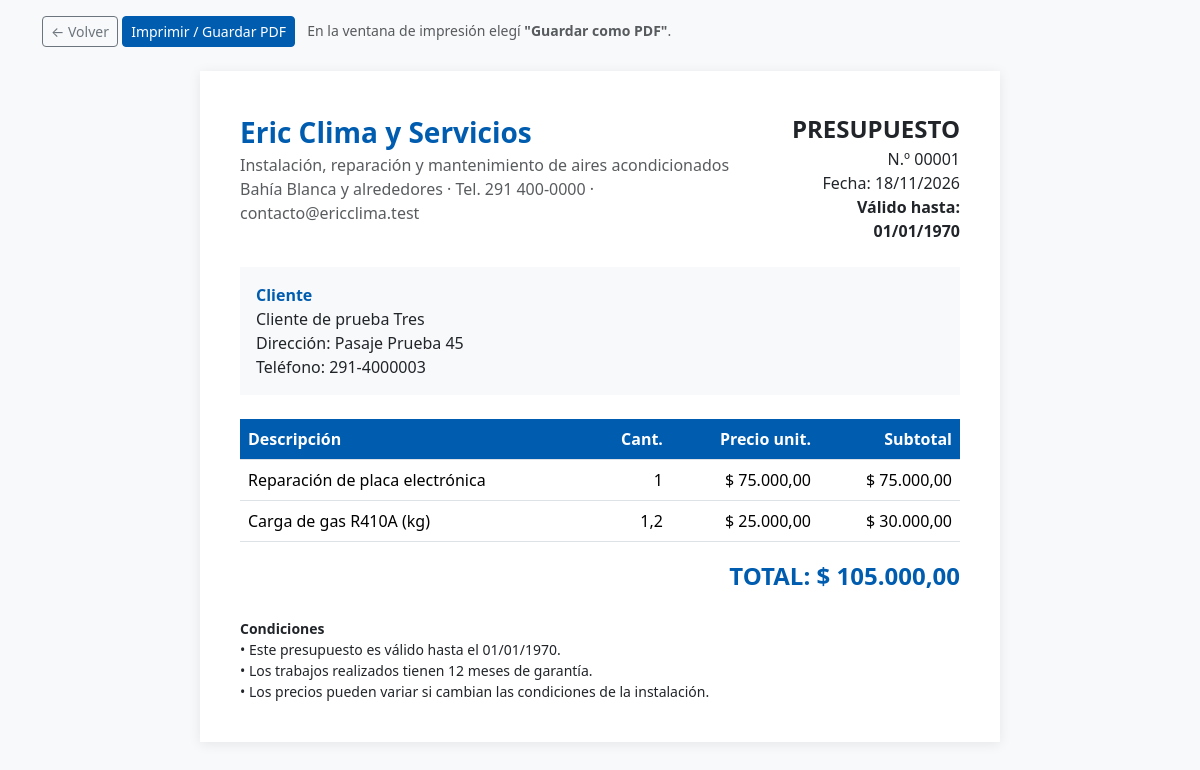
Page /admin/presupuesto.php?id=1 (signed in) on the committed database.
### tables this page shows
CREATE TABLE presupuestos (
    id          INT AUTO_INCREMENT PRIMARY KEY,
    cliente_id  INT NOT NULL,
    fecha       DATE NOT NULL,
    vence       DATE NULL,
    total       DECIMAL(12,2) NOT NULL DEFAULT 0,
    estado      ENUM('pendiente','aceptado','rechazado','vencido') NOT NULL DEFAULT 'pendiente',
    CONSTRAINT fk_presupuestos_cliente FOREIGN KEY (cliente_id) REFERENCES clientes(id) ON DELETE RESTRICT
);

CREATE TABLE clientes (
    id          INT AUTO_INCREMENT PRIMARY KEY,
    nombre      VARCHAR(120) NOT NULL,
    telefono    VARCHAR(30)  NOT NULL,
    email       VARCHAR(120) NULL,
    direccion   VARCHAR(150) NOT NULL,
    localidad   VARCHAR(80)  NOT NULL DEFAULT 'Bahía Blanca',
    activo      TINYINT(1) NOT NULL DEFAULT 1,
    fecha_alta  DATETIME NOT NULL DEFAULT CURRENT_TIMESTAMP,
    INDEX idx_clientes_nombre (nombre),
    INDEX idx_clientes_telefono (telefono)
);

CREATE TABLE presupuesto_items (
    id               INT AUTO_INCREMENT PRIMARY KEY,
    presupuesto_id   INT NOT NULL,
    descripcion      VARCHAR(150) NOT NULL,
    cantidad         DECIMAL(10,2) NOT NULL DEFAULT 1,
    precio_unitario  DECIMAL(12,2) NOT NULL,
    CONSTRAINT fk_items_presupuesto FOREIGN KEY (presupuesto_id) REFERENCES presupuestos(id) ON DELETE CASCADE
);

### web/app/config.php (called while the page is built, shortened)
<?php
function db(): PDO
{
    static $pdo = null;
    if ($pdo === null) {
        $pdo = new PDO(
            'mysql:host=' . DB_HOST . ';dbname=' . DB_NAME . ';charset=utf8mb4',
            DB_USER,
            DB_PASS,
            [
                PDO::ATTR_ERRMODE            => PDO::ERRMODE_EXCEPTION,
                PDO::ATTR_DEFAULT_FETCH_MODE => PDO::FETCH_ASSOC,
                PDO::ATTR_EMULATE_PREPARES   => false,
            ]
        );
    }
    return $pdo;
}
function e($texto): string
{
    return htmlspecialchars((string)$texto, ENT_QUOTES, 'UTF-8');
}

### web/admin/presupuesto.php (the view, shortened to what this page needs)
<?php
$id = (int)($_GET['id'] ?? 0);
$st = db()->prepare(
    'SELECT p.*, c.nombre, c.direccion, c.telefono FROM presupuestos p
     JOIN clientes c ON c.id = p.cliente_id WHERE p.id = ?');
$st->execute([$id]);
$p = $st->fetch();
$st = db()->prepare('SELECT * FROM presupuesto_items WHERE presupuesto_id = ? ORDER BY id');
$st->execute([$id]);
$items = $st->fetchAll();
$numero = str_pad($p['id'], 5, '0', STR_PAD_LEFT);
$fecha  = fn($f) => date('d/m/Y', strtotime($f));
$plata  = fn($n) => '$ ' . number_format((float)$n, 2, ',', '.');
?>
<!doctype html>
<html lang="es">
<head>
    <link href="https://cdn.jsdelivr.net/npm/bootstrap@5.3.3/dist/css/bootstrap.min.css" rel="stylesheet">
    <link href="../assets/css/estilos.css" rel="stylesheet">
</head>
<body class="bg-light">
<div class="container no-imprimir pt-3">
    <a class="btn btn-outline-secondary btn-sm" href="presupuestos.php">← Volver</a>
    <button class="btn btn-marca btn-sm" onclick="window.print()">Imprimir / Guardar PDF</button>
    <span class="text-muted small ms-2">En la ventana de impresión elegí <b>"Guardar como PDF"</b>.</span>
</div>
<div class="hoja">
    <div class="d-flex justify-content-between">
        <div>
            <div class="fs-3 fw-bold marca"><?= e(EMPRESA) ?></div>
            <div class="text-muted">Instalación, reparación y mantenimiento de aires acondicionados</div>
            <div class="text-muted"><?= e(ZONA) ?> · Tel. <?= e(TELEFONO) ?> · <?= e(EMAIL) ?></div>
        </div>
        <div class="text-end">
            <div class="fs-4 fw-bold">PRESUPUESTO</div>
            <div>N.º <?= $numero ?></div>
            <div>Fecha: <?= $fecha($p['fecha']) ?></div>
            <div class="fw-bold">Válido hasta: <?= $fecha($p['vence']) ?></div>
        </div>
    </div>
    <div class="bg-body-tertiary p-3 my-4">
        <div class="fw-bold marca">Cliente</div>
        <div><?= e($p['nombre']) ?></div>
        <div>Dirección: <?= e($p['direccion']) ?></div>
        <div>Teléfono: <?= e($p['telefono']) ?></div>
    </div>
    <table class="table tabla-items">
        <thead><tr><th>Descripción</th><th class="text-end">Cant.</th><th class="text-end">Precio unit.</th><th class="text-end">Subtotal</th></tr></thead>
        <tbody>
        <?php foreach ($items as $i): ?>
            <tr>
                <td><?= e($i['descripcion']) ?></td>
                <td class="text-end"><?= rtrim(rtrim(number_format((float)$i['cantidad'], 2, ',', '.'), '0'), ',') ?></td>
                <td class="text-end"><?= $plata($i['precio_unitario']) ?></td>
                <td class="text-end"><?= $plata($i['cantidad'] * $i['precio_unitario']) ?></td>
            </tr>
        <?php endforeach; ?>
        </tbody>
    </table>
    <div class="text-end fs-4 fw-bold marca">TOTAL: <?= $plata($p['total']) ?></div>
    <div class="mt-4 small">
        <div class="fw-bold">Condiciones</div>
        <div>• Este presupuesto es válido hasta el <?= $fecha($p['vence']) ?>.</div>
        <div>• Los trabajos realizados tienen 12 meses de garantía.</div>
        <div>• Los precios pueden variar si cambian las condiciones de la instalación.</div>
    </div>
</div>
</body>
</html>

### web/assets/css/estilos.css (style rules this page uses)
:root { --marca: #005caf; --marca-oscuro: #00468c; --marca-claro: #e8f1fb; }
.btn-marca { background-color: var(--marca); border-color: var(--marca); color: #fff; }

### web/admin/presupuesto.php (style rules this page uses)
.hoja { max-width: 800px; margin: 24px auto; background: #fff; padding: 40px; box-shadow: 0 2px 12px rgba(0,0,0,.08); }
.marca { color: #005CAF; }
.tabla-items thead th { background: #005CAF; color: #fff; }

### rows in the picture
presupuestos: id "00001", fecha "18/11/2026", vence "01/01/1970", cliente.nombre "Cliente de prueba Tres", cliente.direccion "Pasaje Prueba 45", cliente.telefono "291-4000003", total "$ 105.000,00"
presupuesto_items: descripcion "Reparación de placa electrónica", cantidad "1", precio_unitario "$ 75.000,00", $plata($i['cantidad'] * $i['precio_unitario']) "$ 75.000,00"
presupuesto_items: descripcion "Carga de gas R410A (kg)", cantidad "1,2", precio_unitario "$ 25.000,00", $plata($i['cantidad'] * $i['precio_unitario']) "$ 30.000,00"

### other values in the picture
EMPRESA "Eric Clima y Servicios"
ZONA "Bahía Blanca y alrededores"
TELEFONO "291 400-0000"
EMAIL "contacto@ericclima.test"
